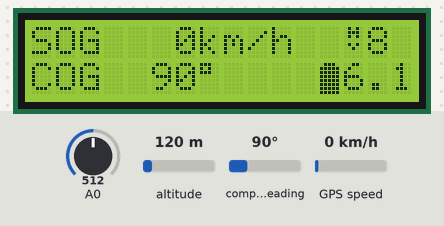
A sketch run on a simulated Arduino Uno, built with avr-gcc and run on an emulated ATmega328P. On the bench: 16×2 character LCD. Inputs (shaded band) come from the test bench; at power-on: A0 = 512, compass heading 90°, GPS speed 0 km/h, altitude 120 m. The GPS gets a fix after 3 s at 37.7749, -122.4194 with 8 satellites; what the sketch prints to the serial monitor is not drawn.

Above: at 4.7 s.
4.8 s: A0 set to 355
At 7.2 s:
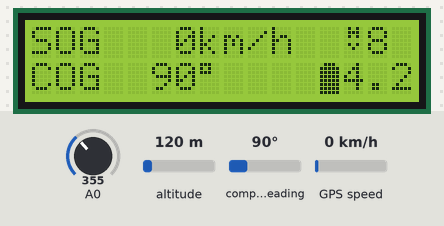
7.7 s: A0 set to 326
At 9.0 s:
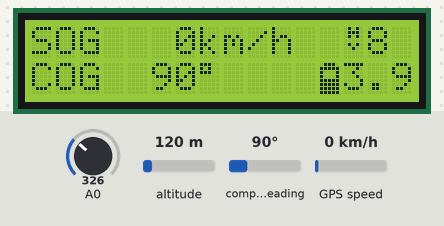
9.8 s: A0 set to 306
At 10.8 s:
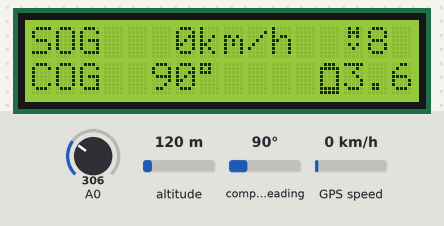
11.8 s: compass heading set to 7°
At 15.6 s:
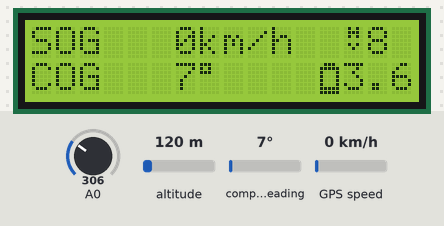
15.9 s: GPS speed set to 2 km/h
At 17.4 s:
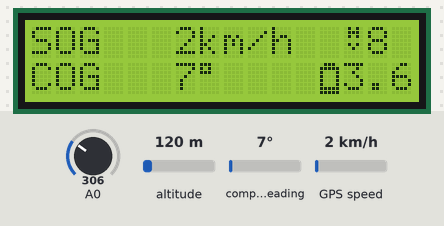
17.9 s: compass heading set to 90°
At 21.0 s:
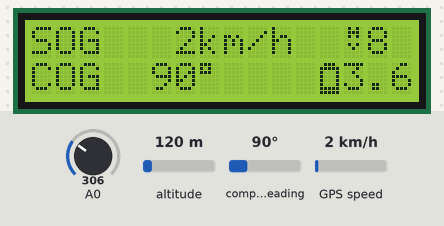
Timing chart, 0 to 22.5 s (numbered marks = the images above; inputs shaded):
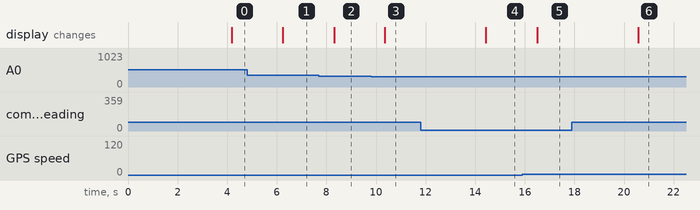

Measured:
- the behaviour switches between 339 and 338 on A0 (found by bisection; images 1 and 2)
- after the input at 4.8 s, the display: changes after 1.4 s (image 1)
- after the input at 7.7 s, the display: changes after 0.61 s (image 2)
- after the input at 9.8 s, the display: changes after 0.55 s (image 3)
- after the input at 11.8 s, the display: changes after 2.6 s (image 4)
- after the input at 15.9 s, the display: changes after 0.60 s (image 5)
- after the input at 17.9 s, the display: changes after 2.7 s (image 6)

The sketch:

GPS_Speed-o-Meter.ino
```cpp
#include <SoftwareSerial.h>
#include <Wire.h>
#include <LiquidCrystal_I2C.h>
#include <TinyGPSPlus.h>

/*
  Resistors are aligned in series.
  One end goes to Battery - and also to Arduino GND
  The other goes to Battery + and also to Arduino Vin
  The middle (connection between two resistors) goes to Arduino A0
*/
const float voltageDividerFactor = 11.0; // Formula: (R1/(R1+R2)) B+ -- R2 -- A0 -- R1 -- B-

//Custom Charac
//full Bat
byte fullBat[] = {
  B01110,
  B11111,
  B11111,
  B11111,
  B11111,
  B11111,
  B11111,
  B11111,
};

//half Bat
byte halfBat[] = {
  B01110,
  B11111,
  B10001,
  B10001,
  B11111,
  B11111,
  B11111,
  B11111,
};

//low Bat
byte lowBat[] = {
  B01110,
  B11111,
  B10001,
  B10001,
  B10001,
  B10001,
  B11111,
  B11111,
};

byte topSat[] = {
  B01010,
  B01110,
  B01010,
  B00000,
  B01010,
  B00100,
  B10001,
  B01110,
};

byte goodSat[] = {
  B01010,
  B01110,
  B01010,
  B00000,
  B01010,
  B00100,
  B00000,
  B00000,
};

byte poorSat[] = {
  B01010,
  B01110,
  B01010,
  B00000,
  B00000,
  B00000,
  B00000,
  B00000,
};

byte degree[] = {
  B11100,
  B10100,
  B11100,
  B00000,
  B00000,
  B00000,
  B00000,
  B00000,
};

byte Battery[] = {
  B00000,
  B00100,
  B01110,
  B01010,
  B01010,
  B01110,
  B01110,
  B00000,
};

#define rxPin 4
#define txPin 3
SoftwareSerial mygps(rxPin, txPin);

LiquidCrystal_I2C lcd(0x27,16,2);  // set the LCD address to 0x27 for a 16 chars and 2 line display

TinyGPSPlus gps;

int value = 0;
float voltage;
float perc;


void setup()
{
  analogReference(INTERNAL);  // Aktiviert die interne 1,1-V-Referenz
  Serial.begin(115200);
  mygps.begin(9600);
  lcd.init();                      // initialize the lcd
  lcd.backlight();
  lcd.clear();
    lcd.setCursor(0,0);
    lcd.print(" Speed-o-Meter");
    lcd.setCursor(0,1);
    lcd.print("waiting for GPS");

    lcd.createChar(6, topSat);
    lcd.createChar(7, goodSat);
    lcd.createChar(8, poorSat);
    lcd.createChar(1, fullBat);
    lcd.createChar(2, halfBat);
    lcd.createChar(3, lowBat);
    lcd.createChar(4, degree);
    lcd.createChar(5, Battery);

}

void loop()
{

  boolean newData = false;
  for (unsigned long start = millis(); millis() - start < 1000;)
  {
    while (mygps.available())
    {

      if (gps.encode(mygps.read()))
      {
        newData = true;
      }
    }
  }

  if (newData == true)

  {
    newData = false;

    if (gps.location.isValid() == 1)
    {


    char speedStr[3];
      dtostrf(gps.speed.kmph(), 3, 0, speedStr);
    lcd.setCursor(0,0);
    lcd.print("SOG ");
    lcd.print(speedStr);
    lcd.print("km/h  ");

    char courseStr[3];
      dtostrf(gps.course.deg(), 3, 0, courseStr);
    lcd.setCursor(0,1);
    lcd.print("COG ");
    lcd.print(courseStr);
    lcd.write(byte(4));
    lcd.print("    ");


    lcd.setCursor(13,0);
    if (gps.satellites.value()>8){
    lcd.write(byte(6));
    }
    else if (gps.satellites.value()>4){
    lcd.write(byte(7));
    }
    else {
    lcd.write(byte(8));
    }

    lcd.print("  ");
    lcd.setCursor(14,0);
    lcd.print(gps.satellites.value());

      value = analogRead(A0);
      float voltage = value * (1.1/1023.0);
      voltage *= voltageDividerFactor;

    lcd.setCursor(12,1);
    if (voltage < 3.8) {
    lcd.write(byte(3)); // Full battery icon
    }
    else if (voltage < 4.0) {
    lcd.write(byte(2)); // Half battery icon
    }
    else {
    lcd.write(byte(1)); // Empty battery icon
    }

    lcd.println(voltage, 1); // , X -> Digit after . here one digit (, 1).


  Serial.print("Voltage= ");
  Serial.println(voltage);
  Serial.print("Battery level= ");
  Serial.print(perc);
  Serial.println(" %");
  Serial.print("GPS Satellites:");
  Serial.println(gps.satellites.value());
    delay(1000);
    }
  }

  else
  {
    lcd.setCursor(0,0);
    lcd.print(" Speed-o-Meter");
    lcd.setCursor(0,1);
    lcd.print("no data");
    delay(1000);
    lcd.clear();

  }
}
```
